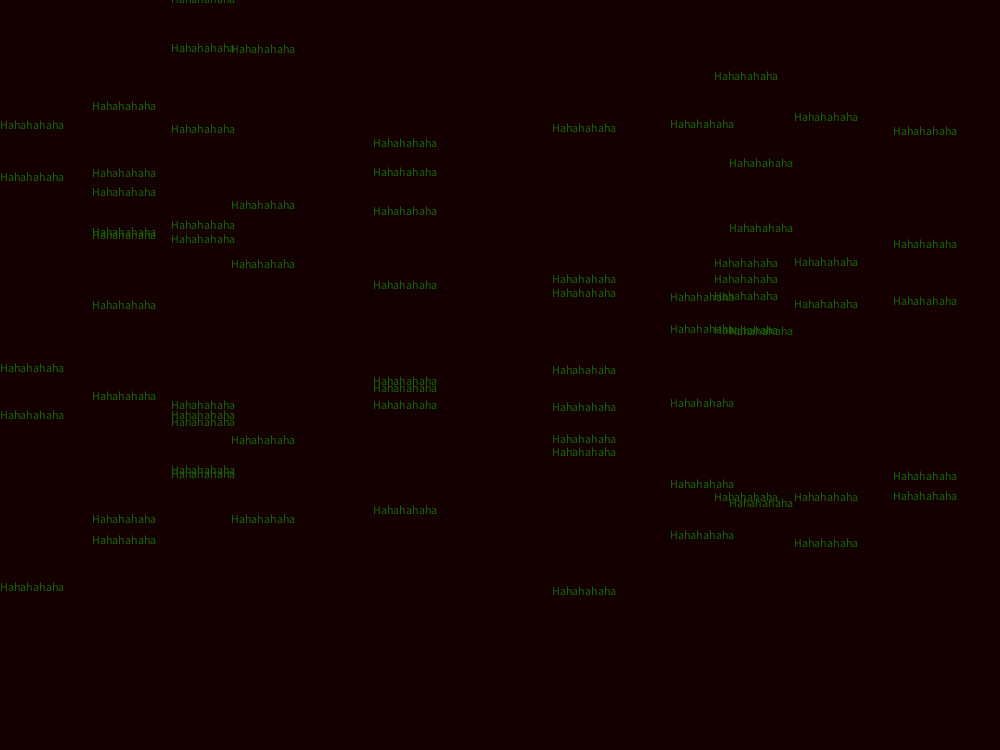
Frame 1 (no input)
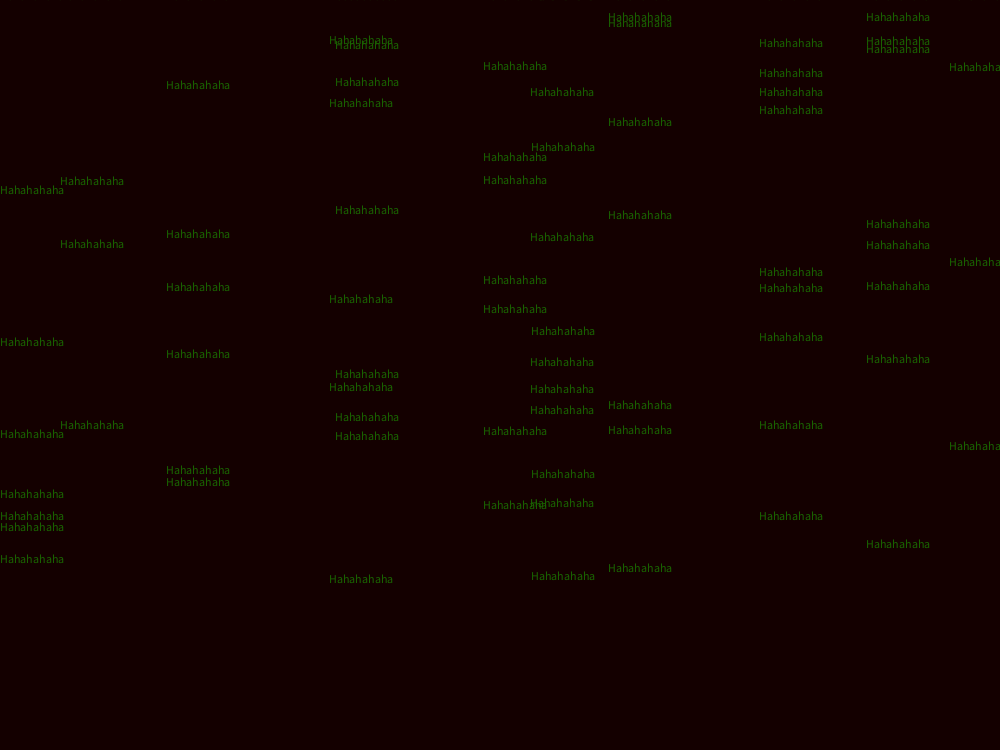
Frame 60 (the mouse pressed at the canvas centre just before this capture)
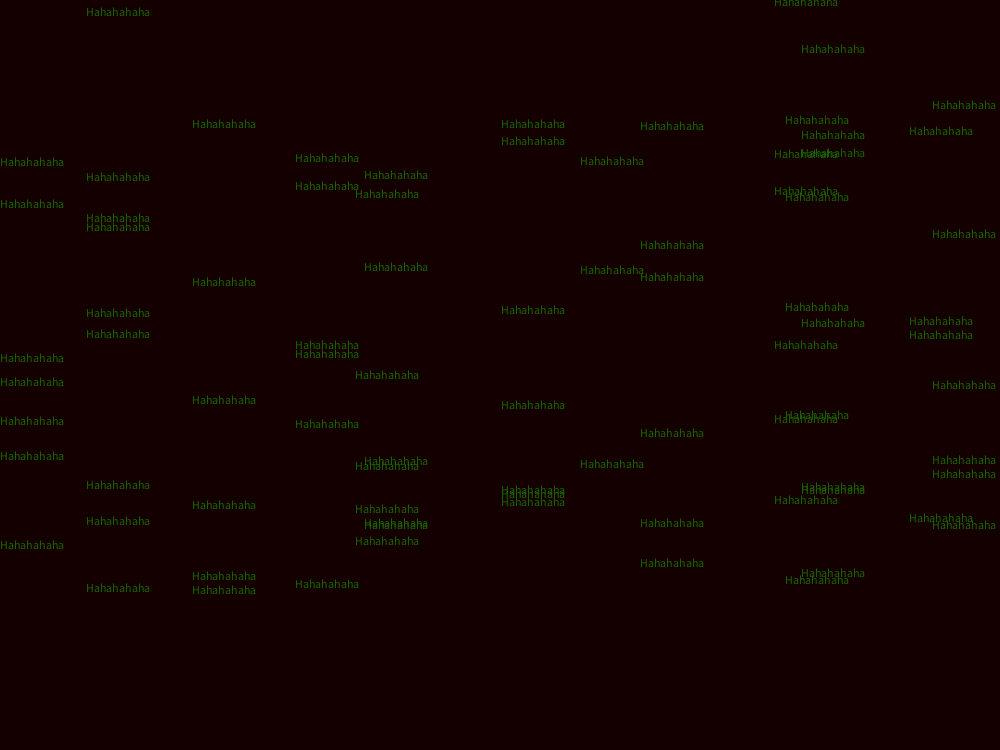
Frame 120 (the mouse held since frame 60 and released just before this capture)

The Processing sketch that drew these frames (run headless with seeded random() and noise(); from frame 60 on, the mouse is pressed at the canvas centre):

// Processing sketch: processing_142678
// ── processing_142678.pde

float x=0;
float y=0;

void setup()
{size(1000,750);
frameRate(10);
//background(20,0,0);
//use this one to make the circles add on top of each other
}

void draw()
{
  background(20,0,0);
  for(x=0;x<displayWidth; x+=random(0,200)){
    for(y=0; y<displayHeight/2; y+=random(0, 200)){
     stroke(12);
     fill(25, 100,0);
     //ellipse(x,y, 12,12);
    
     text("Hahahahaha", x, y);
    //instead of ellipse you can do text words in different locations
    }
  }
}
